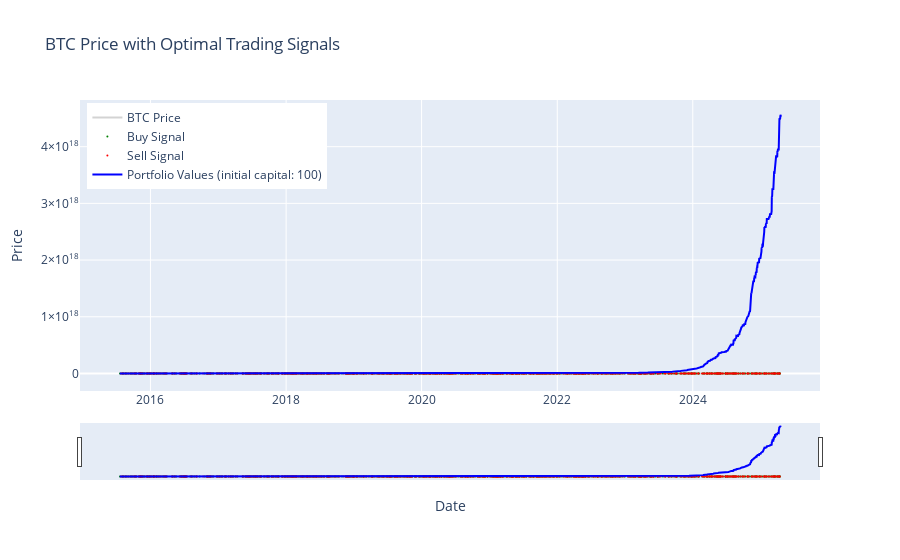

Here is the notebook cell this chart was saved with:
### Markdown cell above
# Finading the optimal trading strategy in Hindsight
- 1 will be buy
- -1 will be sell
- 0 will be hold

The goal is to maximize return while considering trasaction costs. We ignore the volatility adjustment here because it then becomes a non-convex optimization problem that is computationally infeasible. Furthermore, in hindsight the problem is deterministic and the concept of risk is incoherent so we ignore it.


## Defining the optimization problem
### Starting assumptions
we will reduce the labels to the following:
- 1 will be in the market (buy all that we can)
- 0 will be out of the market (sell all that we can)
This can then be trasnformed into our original labels easily.

We use dynamic programming for this

### Code cell
strat=OptStrat(df=df)

### Figure 1 — Plotly figure (JSON) as saved in the notebook; plotly's stock layout.template omitted (floating-point values rounded to 4 significant figures; data arrays with more than 128 entries replaced by an {"elided": "..."} marker saying what was removed)
{"data": [{"line": {"color": "lightgrey"}, "name": "BTC Price", "type": "scatter", "x": {"elided": "3562 str values"}, "y": {"elided": "3562 float values"}}, {"marker": {"color": "green", "size": 2, "symbol": "circle"}, "mode": "markers", "name": "Buy Signal", "type": "scatter", "x": {"elided": "609 str values"}, "y": {"elided": "609 float values"}}, {"marker": {"color": "red", "size": 2, "symbol": "circle"}, "mode": "markers", "name": "Sell Signal", "type": "scatter", "x": {"elided": "608 str values"}, "y": {"elided": "608 float values"}}, {"line": {"color": "blue"}, "name": "Portfolio Values (initial capital: 100)", "type": "scatter", "x": {"elided": "3562 str values"}, "y": {"elided": "3562 float values"}}], "layout": {"legend": {"x": 0.01, "xanchor": "left", "y": 0.99, "yanchor": "top"}, "title": {"text": "BTC Price with Optimal Trading Signals"}, "xaxis": {"rangeslider": {"visible": true}, "title": {"text": "Date"}, "type": "date"}, "yaxis": {"title": {"text": "Price"}}}}
